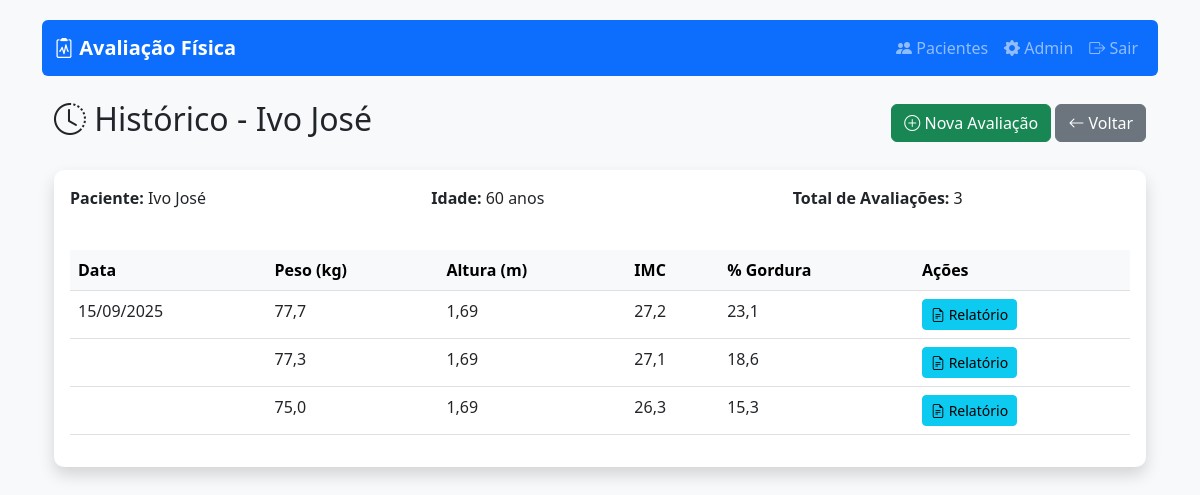
/pacientes/4/historico/ (signed in), run on an earlier commit of the app's database.
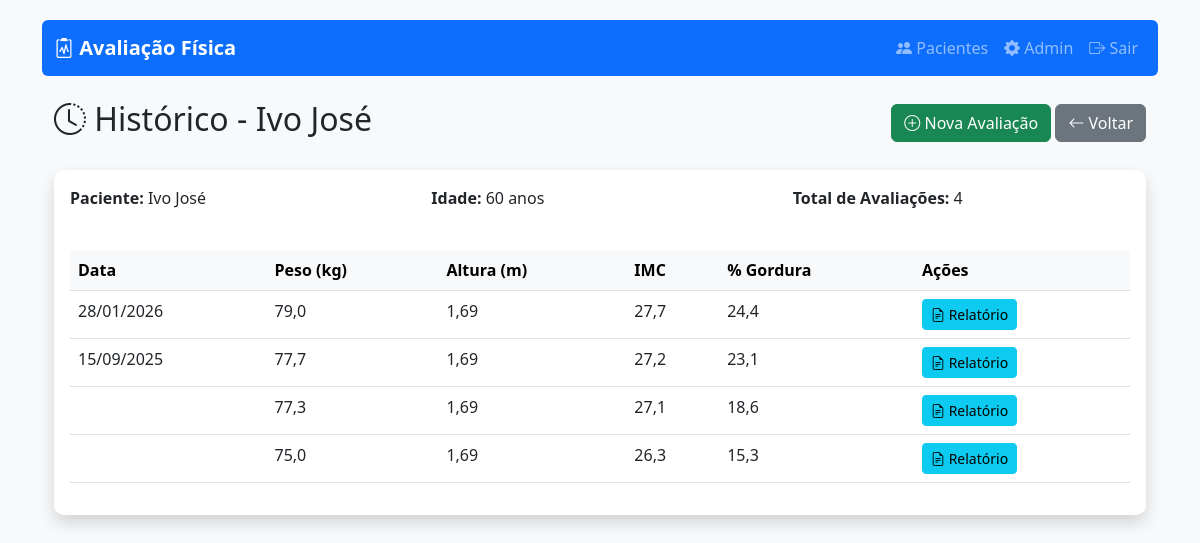
And on a later commit of the database.
### avaliacao/models.py (models this page shows, shortened)
class Paciente(models.Model):
    SEXO_CHOICES = [('M', 'Masculino'), ('F', 'Feminino')]
    nome = models.CharField(max_length=100)
    sexo = models.CharField(max_length=1, choices=SEXO_CHOICES)
    data_nascimento = models.DateField()
    telefone = models.CharField(max_length=15, blank=True)
    email = models.EmailField(blank=True)
    observacoes = models.TextField(blank=True)
    @property
    def idade(self):
        hoje = date.today()
        return hoje.year - self.data_nascimento.year - (
            (hoje.month, hoje.day) < (self.data_nascimento.month, self.data_nascimento.day)
        )

class Avaliacao(models.Model):
    PROTOCOLOS = [
        ('POLLOCK_7', 'Pollock 7 Dobras'),
        ('FALKNER_4', 'Falkner 4 Dobras'),
    ]
    protocolo = models.CharField(
        max_length=10,
        choices=PROTOCOLOS,
        default='POLLOCK_7'
    )
    paciente = models.ForeignKey(Paciente, on_delete=models.CASCADE, related_name='avaliacoes')
    data_avaliacao = models.DateField()  # Removido o 'default' (agora será obrigatório preencher)
    altura = models.FloatField(help_text="Altura em metros")
    peso = models.FloatField(help_text="Peso em kg")
    percentual_gordura = models.FloatField(verbose_name="% Gordura")
    massa_magra = models.FloatField()
    gordura_visceral = models.IntegerField()
    tmb = models.IntegerField(verbose_name="Taxa Metabólica Basal")
    idade_metabolica = models.IntegerField()
    observacoes = models.TextField(blank=True)
    torax = models.FloatField('Tórax', null=True, blank=True)
    triceps = models.FloatField('Tríceps', null=True, blank=True)
    abdominal = models.FloatField('Abdominal', null=True, blank=True)
    coxa = models.FloatField('Coxa', null=True, blank=True)
    axilar_media = models.FloatField('Axilar Média', null=True, blank=True)
    subescapular = models.FloatField('Subescapular', null=True, blank=True)
    suprailiaca = models.FloatField('Supra-ilíaca', null=True, blank=True)
    braco_direito = models.FloatField('Braço Direito (mm)', null=True, blank=True)
    braco_esquerdo = models.FloatField('Braço Esquerdo (mm)', null=True, blank=True)
    antebraco_direito = models.FloatField('Antebraço Direito (mm)', null=True, blank=True)
    antebraco_esquerdo = models.FloatField('Antebraço Esquerdo (mm)', null=True, blank=True)
    cintura = models.FloatField('Cintura (mm)', null=True, blank=True)
    quadril = models.FloatField('Quadril (mm)', null=True, blank=True)
    tronco = models.FloatField('Tronco (mm)', null=True, blank=True)
    abdomen = models.FloatField('Abdômen (mm)', null=True, blank=True)
    coxa_direita = models.FloatField('Coxa Direita (mm)', null=True, blank=True)
    coxa_esquerda = models.FloatField('Coxa Esquerda (mm)', null=True, blank=True)
    panturrilha_direita = models.FloatField('Panturrilha Direita (mm)', null=True, blank=True)
    panturrilha_esquerda = models.FloatField('Panturrilha Esquerda (mm)', null=True, blank=True)
    class Meta:
        ordering = ['-data_avaliacao']
    @property
    def imc(self):
        return self.peso / (self.altura ** 2)

### avaliacao/views.py (the view)
# urls.py: path('pacientes/<int:paciente_id>/historico/', views.historico_avaliacoes, name='historico_avaliacoes'),
@login_required
def historico_avaliacoes(request, paciente_id):
    paciente = get_object_or_404(Paciente, pk=paciente_id)
    avaliacoes = Avaliacao.objects.filter(paciente=paciente).order_by('-data_avaliacao')
    return render(request, 'avaliacao/historico.html', {
        'paciente': paciente,
        'avaliacoes': avaliacoes,
        'titulo': f'Histórico - {paciente.nome}'
    })

### avaliacao/templates/avaliacao/historico.html
{% extends 'avaliacao/base.html' %}
{% block content %}
<div class="container mt-4">
    <div class="d-flex justify-content-between align-items-center mb-4">
        <h2>
            <i class="bi bi-clock-history"></i>
            {{ titulo }}
        </h2>
        <div>
            <a href="{% url 'avaliacao:nova_avaliacao' paciente.id %}" class="btn btn-success">
                <i class="bi bi-plus-circle"></i> Nova Avaliação
            </a>
            <a href="{% url 'avaliacao:lista_pacientes' %}" class="btn btn-secondary">
                <i class="bi bi-arrow-left"></i> Voltar
            </a>
        </div>
    </div>
    <div class="card shadow">
        <div class="card-body">
            <div class="row mb-4">
                <div class="col-md-4">
                    <p><strong>Paciente:</strong> {{ paciente.nome }}</p>
                </div>
                <div class="col-md-4">
                    <p><strong>Idade:</strong> {{ paciente.idade }} anos</p>
                </div>
                <div class="col-md-4">
                    <p><strong>Total de Avaliações:</strong> {{ avaliacoes.count }}</p>
                </div>
            </div>
            {% if avaliacoes %}
            <div class="table-responsive">
                <table class="table table-hover">
                    <thead class="table-light">
                        <tr>
                            <th>Data</th>
                            <th>Peso (kg)</th>
                            <th>Altura (m)</th>
                            <th>IMC</th>
                            <th>% Gordura</th>
                            <th>Ações</th>
                        </tr>
                    </thead>
                    <tbody>
                        {% for avaliacao in avaliacoes %}
                        <tr>
                            <td>{{ avaliacao.data_avaliacao|date:"d/m/Y" }}</td>
                            <td>{{ avaliacao.peso }}</td>
                            <td>{{ avaliacao.altura }}</td>
                            <td>{{ avaliacao.imc|floatformat:1 }}</td>
                            <td>{{ avaliacao.percentual_gordura }}</td>
                            <td>
                                <a href="{% url 'avaliacao:relatorio_completo' avaliacao.id %}"
                                   class="btn btn-sm btn-info"
                                   title="Ver Relatório">
                                    <i class="bi bi-file-earmark-text"></i> Relatório
                                </a>
                            </td>
                        </tr>
                        {% empty %}
                        <tr>
                            <td colspan="6" class="text-center">Nenhuma avaliação encontrada.</td>
                        </tr>
                        {% endfor %}
                    </tbody>
                </table>
            </div>
            {% else %}
            <div class="alert alert-info">
                Nenhuma avaliação registrada para este paciente.
            </div>
            {% endif %}
        </div>
    </div>
</div>
{% endblock %}

### avaliacao/templates/avaliacao/base.html (shortened to what this page needs)
<!DOCTYPE html>
<html lang="pt-br">
<head>
    <link href="https://cdn.jsdelivr.net/npm/bootstrap@5.3.0/dist/css/bootstrap.min.css" rel="stylesheet">
    <link rel="stylesheet" href="https://cdn.jsdelivr.net/npm/bootstrap-icons@1.8.0/font/bootstrap-icons.css">
</head>
<body>
    <div class="container">
        <nav class="navbar navbar-expand-lg navbar-dark bg-primary mb-4 rounded">
            <div class="container-fluid">
                <a class="navbar-brand" href="{% url 'avaliacao:lista_pacientes' %}">
                    <i class="bi bi-clipboard2-pulse"></i> Avaliação Física
                </a>
                <div class="navbar-nav ms-auto">
                    <a class="nav-link" href="{% url 'avaliacao:lista_pacientes' %}">
                        <i class="bi bi-people-fill"></i> Pacientes
                    </a>
                    <a class="nav-link" href="{% url 'admin:index' %}" target="_blank">
                        <i class="bi bi-gear-fill"></i> Admin
                    </a>
                    {% if user.is_authenticated %}
                        <a class="nav-link" href="{% url 'logout' %}">
                            <i class="bi bi-box-arrow-right"></i> Sair
                        </a>
                    {% endif %}
                </div>
            </div>
        </nav>
        <main>
            {% block content %}{% endblock %}
        </main>
    </div>
</body>
</html>

### avaliacao/templates/avaliacao/base.html (style rules this page uses)
body { background-color: #f8f9fa; padding-top: 20px; }
.card { border-radius: 10px; box-shadow: 0 4px 6px rgba(0, 0, 0, 0.1); margin-bottom: 20px; border: none; }
.navbar-brand { font-weight: 600; }

What changed in the data, as far as the page shows it:
added Avaliacao: data_avaliacao "28/01/2026", peso "79,0", altura "1,69", imc "27,7", percentual_gordura "24,4"
Also different on the page:
{{ avaliacoes.count }}: "3" → "4"
